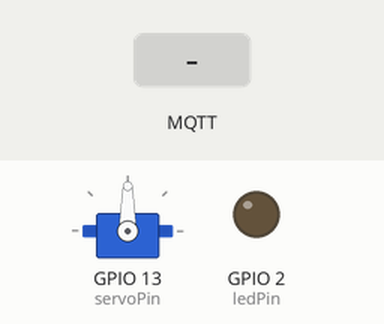
Bench run of a sketch on a simulated ESP32. Shown: servo, output pins drawn as LEDs (lit = HIGH). Inputs (shaded band) come from the test bench. WiFi joins after 1.5 s; servers stay silent unless stated; no MQTT or app messages arrive unless stated; what the sketch prints to the serial monitor is not drawn.

Above: at 2.7 s.
2.8 s: MQTT message "CLOSED" arrives on the first subscribed topic
At 4.0 s:
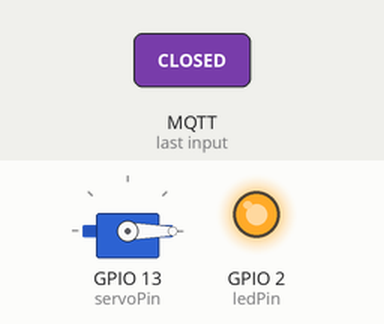
4.3 s: MQTT message "OPEN" arrives on the first subscribed topic
At 5.1 s:
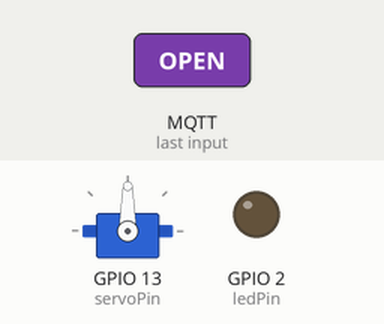
Timing chart, 0 to 7.3 s (numbered marks = the images above; inputs shaded):
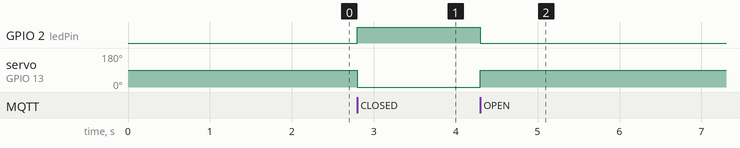

Measured:
- after the input at 2.8 s, GPIO 2 (ledPin): LOW → HIGH at once; servo on GPIO 13 (servoPin): 90° → 0° at once
- after the input at 4.3 s, GPIO 2 (ledPin): HIGH → LOW at once; servo on GPIO 13 (servoPin): 0° → 90° at once

The sketch:

gesture_command_receiver_servo.ino
```cpp
#include <WiFi.h>
#include <PubSubClient.h>
#include <ESP32Servo.h>  // ✅ ESP32-compatible Servo library

// Wi-Fi Credentials
const char* ssid = "SSID"; // Your Wi-Fi SSID
const char* password = "PASSWORD"; // Your Wi-Fi Password

// MQTT Broker
const char* mqtt_server = "192.168.2.254"; // Your MQTT Broker IP address
// MQTT Topic
const char* topic = "webcam/hand_status";

// Pin Definitions
const int ledPin = 2;        // Built-in LED pin
const int servoPin = 13;     // Servo control pin

Servo myServo;               // Create servo object

WiFiClient espClient;
PubSubClient client(espClient);

// Optional: Configure PWM parameters
const int servoMinUs = 500;    // Minimum pulse width in microseconds
const int servoMaxUs = 2400;   // Maximum pulse width in microseconds
const int servoFreq = 50;      // Standard servo frequency (50Hz)

void setup_wifi() {
  delay(10);
  Serial.println("Connecting to WiFi...");
  WiFi.begin(ssid, password);
  while (WiFi.status() != WL_CONNECTED) {
    delay(500);
    Serial.print(".");
  }
  Serial.println("\nWiFi connected.");
  Serial.print("IP address: ");
  Serial.println(WiFi.localIP());
}

void callback(char* topic, byte* payload, unsigned int length) {
  String message = "";
  for (int i = 0; i < length; i++) {
    message += (char)payload[i];
  }

  Serial.print("Received message: ");
  Serial.println(message);

  if (message == "CLOSED") {
    digitalWrite(ledPin, HIGH);  // Turn on LED
    myServo.write(0);            // Move servo to 0 degrees
  } else if (message == "OPEN") {
    digitalWrite(ledPin, LOW);   // Turn off LED
    myServo.write(90);           // Move servo to 90 degrees
  }
}

void reconnect() {
  while (!client.connected()) {
    Serial.print("Attempting MQTT connection...");
    if (client.connect("ESP32Client")) {
      Serial.println("connected");
      client.subscribe(topic);
    } else {
      Serial.print("failed, rc=");
      Serial.print(client.state());
      Serial.println(" try again in 2 seconds");
      delay(2000);
    }
  }
}

void setup() {
  Serial.begin(115200);
  pinMode(ledPin, OUTPUT);

  // ✅ Attach servo with PWM configuration
  myServo.setPeriodHertz(servoFreq);               // Set frequency to 50 Hz
  myServo.attach(servoPin, servoMinUs, servoMaxUs); // Attach with pulse width range

  setup_wifi();
  client.setServer(mqtt_server, 1883);
  client.setCallback(callback);
}

void loop() {
  if (!client.connected()) {
    reconnect();
  }
  client.loop();
}
```
